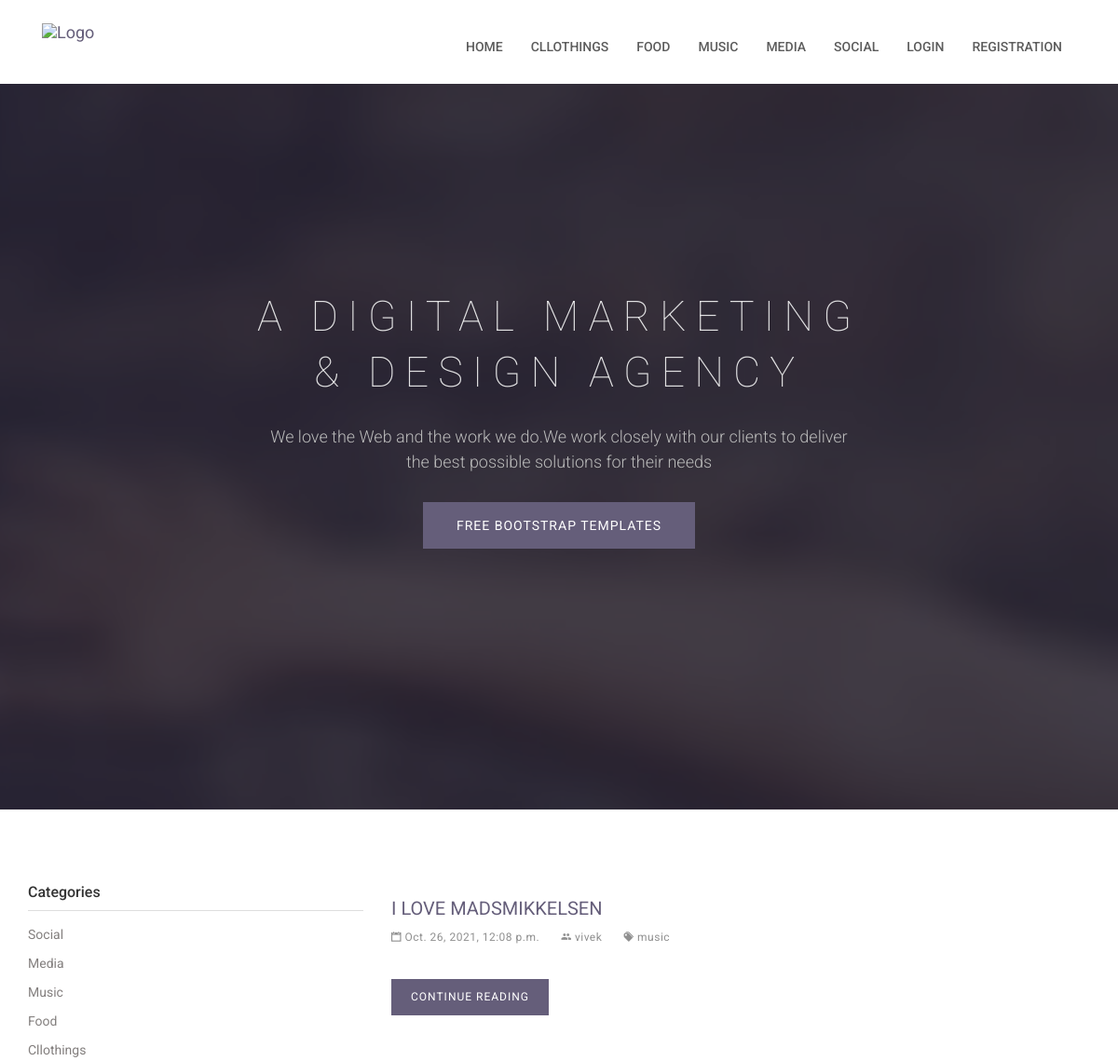
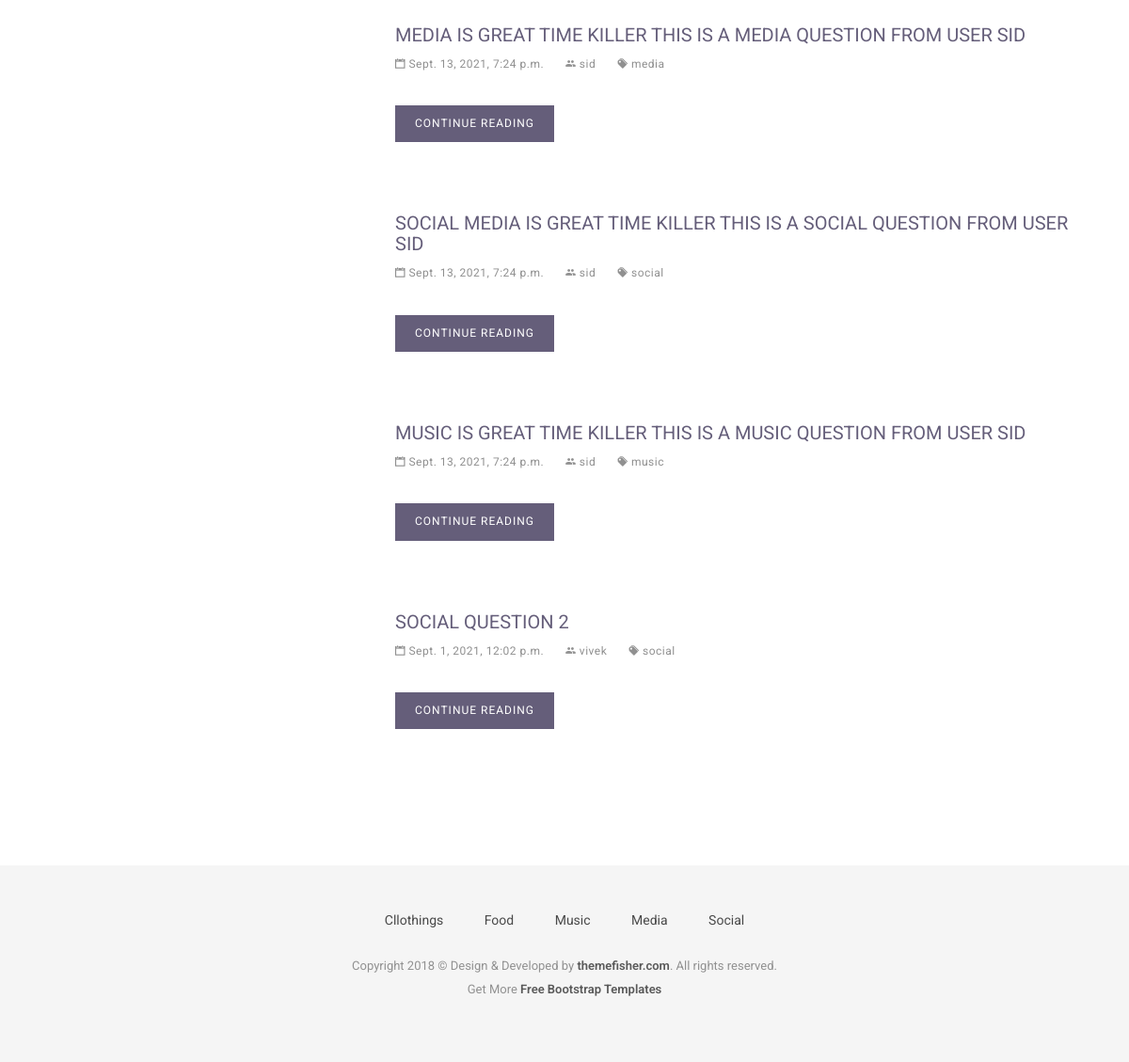
The page / on the database its author committed (2 pictures, top to bottom).
### category/models.py (models this page shows, shortened)
class Category(models.Model):
    title = models.CharField(max_length=255)
    status = models.BooleanField(default=True)
    """
        Return a object representation string. Model Object PK to Category Title.
        example Category Object (1) to Movies
    """

### question_answer/models.py (models this page shows, shortened)
class Question(models.Model):
    category = models.ForeignKey(Category, on_delete=models.CASCADE)
    user = models.ForeignKey(User, on_delete=models.SET_NULL, null=True, blank=True, default=None)
    question = models.CharField(max_length=255)
    status = models.BooleanField(default=True)
    added_date = models.DateTimeField()
    """
        Return a object representation string. Model Object PK to Question.
        example Question Object (1) to Which is good movie to watch?
    """

### account/views.py (the view)
# urls.py: path('', views.homePage, name="homePage"),
def homePage(request):
    navigation_categories = Category.objects.filter(status=True).order_by('-id')[:5]
    categories = Category.objects.filter(status=True)
    questions = Question.objects.filter(status=True).order_by('-id')[:5]
    return render(request, 'home.html', {
                                        'navigation_categories':navigation_categories,
                                        'categories' : categories,
                                        'questions':questions})

### templates/home.html (shortened to what this page needs)
{% extends 'base.html' %}
{% block content %}
<section class="slider">
	<div class="container">
		<div class="row">
			<div class="col-md-12">
				<div class="block">
					<h1 class="animated fadeInUp">A Digital Marketing <br> &#38; Design Agency</h1>
					<p class="animated fadeInUp">We love the Web and the work we do.We work closely with our clients to
						deliver </br> the best possible solutions for their needs</p>
					<a href="https://themefisher.com/free-bootstrap-templates/" target="_blank"
						class="btn btn-main animated fadeInUp">Free Bootstrap Templates</a>
				</div>
			</div>
		</div>
	</div>
</section>
<div class="page-wrapper">
	<div class="container">
		<div class="row">
			<div class="col-md-4">
				<aside class="sidebar">
					<div class="widget widget-category">
						<h4 class="widget-title">Categories</h4>
						<ul class="widget-category-list">
							{% for category in categories %}
								<li><a href="{% url 'categoryQuestion' category_id=category.id %}">{{category.title|title}}</a></li>
							{% endfor %}
						</ul>
					</div>
				</aside>
			</div>
			<div class="col-md-8">
				{% for question in questions %}
					<div class="post">
						<h3 class="post-title"><a href="{% url 'QuestionDetails' question_id=question.id %}">{{question.question|title}}</a></h3>
						<div class="post-meta">
							<ul>
								<li>
									<i class="ion-calendar"></i> {{question.added_date}}
								</li>
								<li>
									<i class="ion-android-people"></i> {{question.user.first_name}}
								</li>
								<li>
									<a href=""><i class="ion-pricetags"></i> {{question.category.title}}</a>
								</li>
							</ul>
						</div>
						<div class="post-content">
							<a href="{% url 'QuestionDetails' question_id=question.id %}" class="btn btn-main">Continue Reading</a>
						</div>
					</div>
				{% endfor %}
			</div>
		</div>
	</div>
</div>
{% endblock %}

### templates/base.html (shortened to what this page needs)
{% load static %}
<!DOCTYPE html>
<html class="no-js">
<head>
  <link rel="stylesheet" href="{% static 'plugins/bootstrap/bootstrap.min.css' %}">
  <link rel="stylesheet" href="{% static 'plugins/Ionicons/css/ionicons.min.css' %}">
  <link rel="stylesheet" href="{% static 'plugins/animate-css/animate.css' %}">
  <link rel="stylesheet" href="{% static 'plugins/magnific-popup/magnific-popup.css' %}">
  <link rel="stylesheet" href="{% static 'plugins/slick/slick.css' %}">
  <link rel="stylesheet" href="{% static 'css/style.css' %}">
</head>
<body id="body">
<header class="navigation">
	<div class="container">
		<div class="row">
			<div class="col-md-12">
				<nav class="navbar">
					<div class="container-fluid">
						<div class="navbar-header">
							<a class="navbar-brand" href="index.html">
								<img src="{% static 'images/logo.png' %}" alt="Logo">
							</a>
						</div>
						<div class="collapse navbar-collapse" id="bs-example-navbar-collapse-1">
							<ul class="nav navbar-nav navbar-right">
								<li><a href="{% url 'homePage' %}">Home</a></li>
								{% for category in navigation_categories %}
									<li><a href="{% url 'categoryQuestion' category_id=category.id %}">{{category.title}}</a></li>
								{% endfor %}
								{% if request.user.is_authenticated %}
								<li><a href="{% url 'postQuestion'%}">Post_question</a></li>
								<li><a href="{% url 'myQuestions'%}">My_Questions</a></li>
								<li><a href="{% url 'userProfile' %}">Profile</a></li>
								<li><a href="{% url 'user-logout'%}">Logout</a></li>
								{% else %}
								<li><a href="{% url 'userLogin' %}">Login</a></li>
								<li><a href="{% url 'userRegistration'%}">Registration</a></li>
								{% endif %}
							</ul>
							</div>
							</div>
						</nav>
					</div>
				</div>
			</div>
</header>
{% block content %}
{% endblock %}
<footer class="footer">
	<div class="container">
		<div class="row">
			<div class="col-md-12">
				<div class="footer-manu">
					<ul>
						{% for category in navigation_categories %}
							<li><a href="{% url 'categoryQuestion' category_id=category.id %}">{{category.title|title}}</a></li>
						{% endfor %}
					</ul>
				</div>
				<p class="copyright">Copyright 2018 &copy; Design & Developed by <a href="http://www.themefisher.com">themefisher.com</a>. All rights reserved.
					<br>
					Get More <a href="https://themefisher.com/free-bootstrap-templates/" target="_blank">Free Bootstrap Templates</a>
				</p>
			</div>
		</div>
	</div>
</footer>
    </body>
    </html>

### reddit/assets/css/style.css (style rules this page uses)
body { line-height: 1.5; font-family: "Roboto", sans-serif; -webkit-font-smoothing: antialiased; }
h1, h2, h3, h4, h5, h6 { font-family: "Roboto", sans-serif; }
h1, h2, h3, h4, h5, h6 { font-weight: 400; }
h1 { font-size: 40px; }
h3 { font-size: 20px; }
h4 { font-size: 18px; }
p { color: #7B7B7B; font-size: 15px; font-family: "Roboto", sans-serif; }
ol, ul { margin: 0; padding: 0; list-style: none; }
a, a:focus, a:hover { text-decoration: none; outline: 0; color: #655E7A; }
.btn-main, .btn-transparent, .btn-small { background: #655E7A; color: #fff; display: inline-block; font-size: 14px; letter-spacing: 1px; padding: 14px 35px; text-transform: uppercase; border-radius: 0; transition: all 0.2s ease; }
.page-wrapper { padding: 70px 0; }
.overly, .page-title, .slider { position: relative; }
.overly:before, .page-title:before, .slider:before { content: ""; position: absolute; left: 0; top: 0; bottom: 0; right: 0; width: 100%; height: 100%; background: #1d192c; opacity: 0.8; }
header { background: #fff; padding: 20px 0; }
header .navbar { margin-bottom: 0px; border: 0px; }
header .navbar-brand { padding-top: 5px; }
.navigation { background: #fff; padding: 20px 0; }
.navigation .navbar { margin-bottom: 0px; border: 0px; }
.navigation .navbar-brand { padding-top: 5px; }
.navigation .navbar { background: none; border: 0px; }
.navigation .navbar .navbar-nav { padding-top: 10px; }
.navigation .navbar .navbar-nav > li > a { color: #5C5C5C; padding: 10px 15px; font-weight: 500; font-size: 14px; text-transform: uppercase; }
.slider { background: url("../images/slider-bg.jpg") no-repeat; background-size: cover; background-attachment: fixed; background-position: 10% 0%; padding: 200px 0 280px 0; position: relative; }
.slider .block { color: #E3E3E4; text-align: center; }
.slider .block h1 { font-weight: 100; font-size: 45px; line-height: 60px; letter-spacing: 10px; padding-bottom: 15px; text-transform: uppercase; }
.slider .block p { margin-bottom: 30px; color: #b9b9b9; font-size: 18px; line-height: 27px; font-weight: 300; }
.widget { margin-bottom: 30px; padding-bottom: 35px; }
.widget .widget-title { margin-bottom: 15px; padding-bottom: 10px; font-size: 16px; color: #333; font-weight: 500; border-bottom: 1px solid #dedede; }
.widget.widget-category ul li { margin-bottom: 10px; }
.widget.widget-category ul li a { color: #837f7e; transition: all 0.3s ease; }
.widget.widget-category ul li a:before { padding-right: 10px; }
.post { background: #fff; margin-bottom: 40px; padding-bottom: 20px; }
.post .post-title { margin-top: 10px; margin: 25px 0 0; text-transform: uppercase; }
.post .post-title a { color: #655E7A; }
.post .post-meta { font-size: 13px; margin-top: 10px; }
.post .post-meta ul li { display: inline-block; color: #909090; margin-right: 20px; font-size: 12px; letter-spacing: .5px; }
.post .post-meta ul li a { color: #909090; }
.post .post-content { margin-top: 20px; }
.post .post-content .btn-main, .post .post-content .btn-transparent, .post .post-content .btn-small { padding: 10px 20px; margin: 15px 0; font-size: 12px; }
.footer { background: #F5F5F5; text-align: center; padding-top: 48px; padding-bottom: 55px; }
.footer p { font-size: 13px; line-height: 25px; color: #919191; }
.footer a { color: #595959; }
.footer .footer-manu { padding-bottom: 25px; }
.footer .footer-manu ul { margin: 0px; padding: 0px; }
.footer .footer-manu ul li { display: inline-block; padding: 0px 20px; }
.footer .footer-manu ul li a { display: inline-block; color: #494949; }
.footer .copyright a { font-weight: 600; }

### rows shown on the page
Category: title "CLLOTHINGS", title "Cllothings"
Category: title "FOOD", title "Food"
Category: title "MUSIC", title "Music"
Category: title "MEDIA", title "Media"
Category: title "SOCIAL", title "Social"
Question: question "I LOVE MADSMIKKELSEN", added_date "Oct. 26, 2021, 12:08 p.m.", user.first_name "vivek", category "music"
Question: question "MEDIA IS GREAT TIME KILLER THIS IS A MEDIA QUESTION FROM USER SID", added_date "Sept. 13, 2021, 7:24 p.m.", user.first_name "sid", category "media"
Question: question "SOCIAL MEDIA IS GREAT TIME KILLER THIS IS A SOCIAL QUESTION FROM USER SID", added_date "Sept. 13, 2021, 7:24 p.m.", user.first_name "sid", category "social"
Question: question "MUSIC IS GREAT TIME KILLER THIS IS A MUSIC QUESTION FROM USER SID", added_date "Sept. 13, 2021, 7:24 p.m.", user.first_name "sid", category "music"
Question: question "SOCIAL QUESTION 2", added_date "Sept. 1, 2021, 12:02 p.m.", user.first_name "vivek", category "social"
